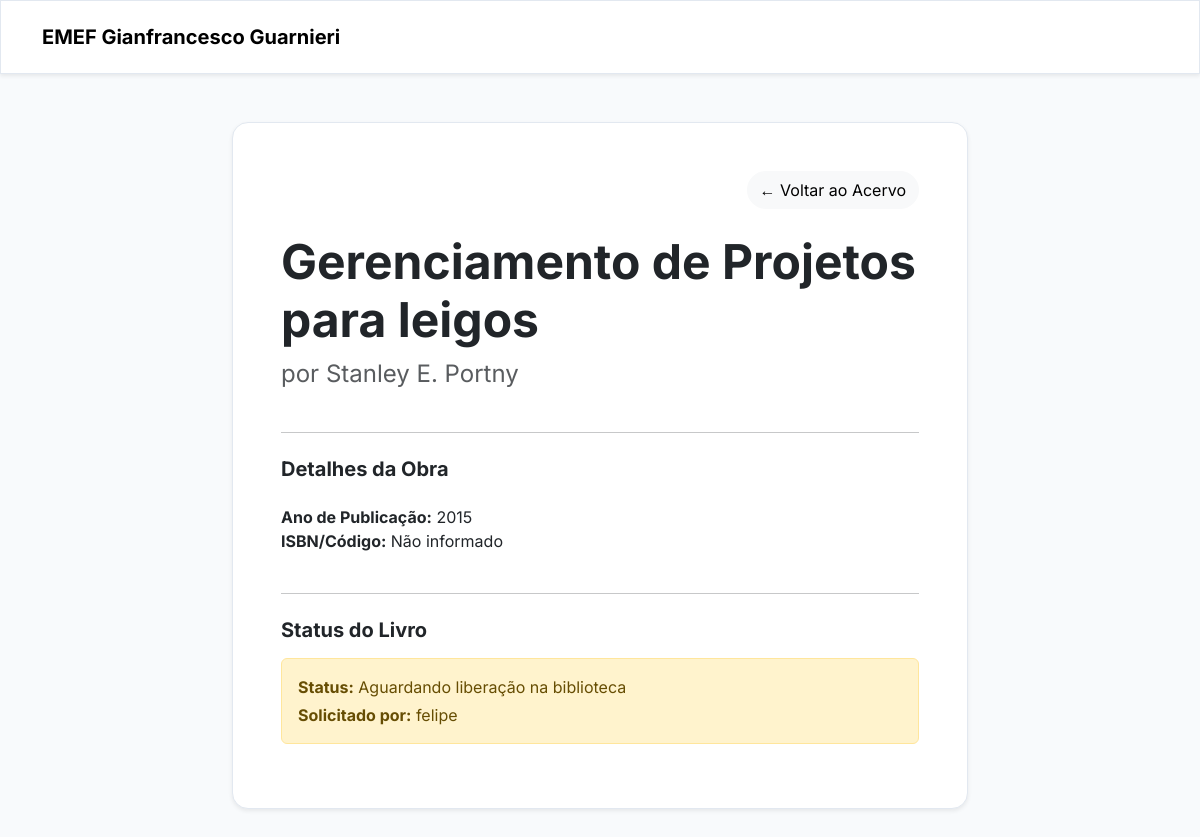
The page /livro/2/ on the database its author committed.
### acervo/models.py (models this page shows, shortened)
class Livro(models.Model):
    titulo = models.CharField(max_length=200)
    autor = models.CharField(max_length=100)
    genero = models.CharField(max_length=50)
    ano_publicacao = models.IntegerField()
    codigo_isbn = models.CharField(max_length=20, blank=True, null=True, unique=True, help_text="Código de barras ou ISBN do livro")

class Emprestimo(models.Model):
    usuario = models.ForeignKey(User, on_delete=models.CASCADE)
    livro = models.ForeignKey(Livro, on_delete=models.CASCADE)
    data_emprestimo = models.DateTimeField(default=timezone.now)
    def devolucao_padrao():
        return timezone.now() + timedelta(days=7)
    data_devolucao = models.DateTimeField(default=devolucao_padrao)
    aprovado = models.BooleanField(default=False)
    devolvido = models.BooleanField(default=False)

### acervo/views.py (the view)
# urls.py: path('livro/<int:livro_id>/', views.detalhe_livro, name='detalhe_livro'),
def detalhe_livro(request, livro_id):
    livro = get_object_or_404(Livro, pk=livro_id)
    emprestimo_ativo = Emprestimo.objects.filter(livro=livro, devolvido=False).first()
    contexto = {
        'livro': livro,
        'emprestimo_ativo': emprestimo_ativo
    }
    return render(request, 'acervo/detalhe_livro.html', contexto)

### acervo/templates/acervo/detalhe_livro.html (shortened to what this page needs)
{% load static %}
<!DOCTYPE html>
<html lang="pt-br">
<head>
  <link href="https://cdn.jsdelivr.net/npm/bootstrap@5.3.0/dist/css/bootstrap.min.css" rel="stylesheet">
  <link rel="stylesheet" href="{% static 'css/style.css' %}?v=5">
</head>
<body class="transition-tema">
  <nav class="navbar navbar-expand-lg py-3 shadow-sm bg-white">
    <div class="container">
      <a class="navbar-brand fw-bolder logo-text" href="{% url 'index' %}">EMEF Gianfrancesco Guarnieri</a>
    </div>
  </nav>
  <main class="container my-5">
    <div class="row justify-content-center">
      <div class="col-md-8">
        <div class="card card-premium border-0 shadow-sm p-5">
          <div class="d-flex justify-content-between align-items-center mb-4">
            <span class="badge bg-soft-orange text-orange px-3 py-2 rounded-pill fs-6">{{ livro.genero }}</span>
            <a href="{% url 'index' %}" class="btn btn-light rounded-pill">← Voltar ao Acervo</a>
          </div>
          <h1 class="display-5 fw-bold mb-2">{{ livro.titulo }}</h1>
          <p class="fs-4 text-muted">por {{ livro.autor }}</p>
          <hr class="my-4">
          <h5 class="fw-bold">Detalhes da Obra</h5>
          <ul class="list-unstyled mt-3">
              <li><strong>Ano de Publicação:</strong> {{ livro.ano_publicacao }}</li>
              <li><strong>ISBN/Código:</strong> {{ livro.codigo_isbn|default:"Não informado" }}</li>
          </ul>
          <hr class="my-4">
          <div>
            <h5 class="fw-bold mb-3">Status do Livro</h5>
            {% if emprestimo_ativo %}
                {% if not emprestimo_ativo.aprovado %}
                    <div class="alert alert-warning">
                        <p class="mb-1"><strong>Status:</strong> Aguardando liberação na biblioteca</p>
                        <p class="mb-0"><strong>Solicitado por:</strong> {{ emprestimo_ativo.usuario.username }}</p>
                    </div>
                {% endif %}
            {% endif %}
          </div>
        </div>
      </div>
    </div>
  </main>
</body>
</html>

### acervo/static/css/style.css (style rules this page uses)
:root { --bg-body: #f8fafc; --bg-surface: #ffffff; --text-main: #0f172a; --text-muted: #64748b; --brand-primary: #f97316; --border-color: #e2e8f0; }
body { font-family: 'Inter', sans-serif; background-color: var(--bg-body) !important; color: var(--text-main); transition: background-color 0.3s ease, color 0.3s ease; }
.navbar, .card, .search-bar-modern, .hero-section { background-color: var(--bg-surface) !important; border: 1px solid var(--border-color) !important; }
.card-premium, .card-book { border-radius: 16px; transition: 0.2s ease; }

### rows shown on the page
Livro: titulo "Gerenciamento de Projetos para leigos", autor "Stanley E. Portny", ano_publicacao "2015", codigo_isbn "Não informado"
Emprestimo: usuario.username "felipe"
